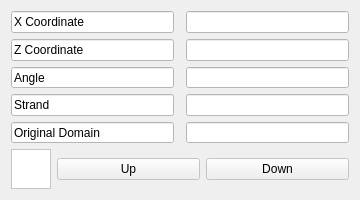
<?xml version="1.0" encoding="UTF-8"?>
<ui version="4.0">
 <class>Dialog</class>
 <widget class="QDialog" name="Dialog">
  <property name="geometry">
   <rect>
    <x>0</x>
    <y>0</y>
    <width>360</width>
    <height>200</height>
   </rect>
  </property>
  <property name="minimumSize">
   <size>
    <width>360</width>
    <height>200</height>
   </size>
  </property>
  <property name="maximumSize">
   <size>
    <width>360</width>
    <height>200</height>
   </size>
  </property>
  <property name="windowTitle">
   <string>Nucleoside Information</string>
  </property>
  <layout class="QGridLayout" name="gridLayout">
   <item row="3" column="2">
    <widget class="QLineEdit" name="strand">
     <property name="enabled">
      <bool>false</bool>
     </property>
     <property name="styleSheet">
      <string notr="true">QLineEdit::disabled{
                            color: rgb(0, 0, 0);
                            background: rgb(255, 255, 255)
                            }
                        </string>
     </property>
     <property name="readOnly">
      <bool>true</bool>
     </property>
    </widget>
   </item>
   <item row="4" column="2">
    <widget class="QLineEdit" name="original_domain">
     <property name="enabled">
      <bool>false</bool>
     </property>
     <property name="styleSheet">
      <string notr="true">QLineEdit::disabled{
                            color: rgb(0, 0, 0);
                            background: rgb(255, 255, 255)
                            }
                        </string>
     </property>
     <property name="readOnly">
      <bool>true</bool>
     </property>
    </widget>
   </item>
   <item row="0" column="0">
    <widget class="QLineEdit" name="lineEdit_2">
     <property name="enabled">
      <bool>false</bool>
     </property>
     <property name="styleSheet">
      <string notr="true">QLineEdit::disabled{
                            color: rgb(0, 0, 0);
                            background: rgb(255, 255, 255)
                            }
                        </string>
     </property>
     <property name="text">
      <string>X Coordinate</string>
     </property>
     <property name="readOnly">
      <bool>true</bool>
     </property>
    </widget>
   </item>
   <item row="4" column="0">
    <widget class="QLineEdit" name="lineEdit_4">
     <property name="enabled">
      <bool>false</bool>
     </property>
     <property name="styleSheet">
      <string notr="true">QLineEdit::disabled{
                            color: rgb(0, 0, 0);
                            background: rgb(255, 255, 255)
                            }
                        </string>
     </property>
     <property name="text">
      <string>Original Domain</string>
     </property>
     <property name="readOnly">
      <bool>true</bool>
     </property>
    </widget>
   </item>
   <item row="1" column="0">
    <widget class="QLineEdit" name="lineEdit_3">
     <property name="enabled">
      <bool>false</bool>
     </property>
     <property name="styleSheet">
      <string notr="true">QLineEdit::disabled{
                            color: rgb(0, 0, 0);
                            background: rgb(255, 255, 255)
                            }
                        </string>
     </property>
     <property name="text">
      <string>Z Coordinate</string>
     </property>
     <property name="readOnly">
      <bool>true</bool>
     </property>
    </widget>
   </item>
   <item row="3" column="0">
    <widget class="QLineEdit" name="lineEdit_5">
     <property name="enabled">
      <bool>false</bool>
     </property>
     <property name="styleSheet">
      <string notr="true">QLineEdit::disabled{
                            color: rgb(0, 0, 0);
                            background: rgb(255, 255, 255)
                            }
                        </string>
     </property>
     <property name="text">
      <string>Strand</string>
     </property>
     <property name="readOnly">
      <bool>true</bool>
     </property>
    </widget>
   </item>
   <item row="2" column="2">
    <widget class="QLineEdit" name="angle">
     <property name="enabled">
      <bool>false</bool>
     </property>
     <property name="styleSheet">
      <string notr="true">QLineEdit::disabled{
                            color: rgb(0, 0, 0);
                            background: rgb(255, 255, 255)
                            }
                        </string>
     </property>
     <property name="readOnly">
      <bool>true</bool>
     </property>
    </widget>
   </item>
   <item row="2" column="0">
    <widget class="QLineEdit" name="lineEdit">
     <property name="enabled">
      <bool>false</bool>
     </property>
     <property name="styleSheet">
      <string notr="true">QLineEdit::disabled{
                            color: rgb(0, 0, 0);
                            background: rgb(255, 255, 255)
                            }
                        </string>
     </property>
     <property name="text">
      <string>Angle</string>
     </property>
     <property name="readOnly">
      <bool>true</bool>
     </property>
    </widget>
   </item>
   <item row="1" column="2">
    <widget class="QLineEdit" name="z_coordinate">
     <property name="enabled">
      <bool>false</bool>
     </property>
     <property name="styleSheet">
      <string notr="true">QLineEdit::disabled{
                            color: rgb(0, 0, 0);
                            background: rgb(255, 255, 255)
                            }
                        </string>
     </property>
     <property name="readOnly">
      <bool>true</bool>
     </property>
    </widget>
   </item>
   <item row="0" column="2">
    <widget class="QLineEdit" name="x_coordinate">
     <property name="enabled">
      <bool>false</bool>
     </property>
     <property name="styleSheet">
      <string notr="true">QLineEdit::disabled{
                            color: rgb(0, 0, 0);
                            background: rgb(255, 255, 255)
                            }
                        </string>
     </property>
     <property name="readOnly">
      <bool>true</bool>
     </property>
    </widget>
   </item>
   <item row="5" column="0" rowspan="2" colspan="3">
    <layout class="QHBoxLayout" name="horizontalLayout">
     <item>
      <widget class="QTextEdit" name="base">
       <property name="enabled">
        <bool>false</bool>
       </property>
       <property name="sizePolicy">
        <sizepolicy hsizetype="Fixed" vsizetype="Fixed">
         <horstretch>0</horstretch>
         <verstretch>0</verstretch>
        </sizepolicy>
       </property>
       <property name="minimumSize">
        <size>
         <width>40</width>
         <height>40</height>
        </size>
       </property>
       <property name="maximumSize">
        <size>
         <width>40</width>
         <height>40</height>
        </size>
       </property>
       <property name="styleSheet">
        <string notr="true">QTextEdit::disabled{
                            color: rgb(0, 0, 0);
                            background: rgb(255, 255, 255)
                            }
                        </string>
       </property>
       <property name="verticalScrollBarPolicy">
        <enum>Qt::ScrollBarAlwaysOff</enum>
       </property>
       <property name="horizontalScrollBarPolicy">
        <enum>Qt::ScrollBarAlwaysOff</enum>
       </property>
       <property name="undoRedoEnabled">
        <bool>false</bool>
       </property>
       <property name="readOnly">
        <bool>true</bool>
       </property>
      </widget>
     </item>
     <item>
      <widget class="QPushButton" name="up">
       <property name="enabled">
        <bool>false</bool>
       </property>
       <property name="styleSheet">
        <string notr="true">QPushButton::disabled{
                                    color: rgb(0, 0, 0)
                                    }
                                </string>
       </property>
       <property name="text">
        <string>Up</string>
       </property>
       <property name="checkable">
        <bool>true</bool>
       </property>
      </widget>
     </item>
     <item>
      <widget class="QPushButton" name="down">
       <property name="enabled">
        <bool>false</bool>
       </property>
       <property name="styleSheet">
        <string notr="true">QPushButton::disabled{
                                    color: rgb(0, 0, 0)
                                    }
                                </string>
       </property>
       <property name="text">
        <string>Down</string>
       </property>
       <property name="checkable">
        <bool>true</bool>
       </property>
      </widget>
     </item>
    </layout>
   </item>
  </layout>
 </widget>
 <resources/>
 <connections/>
</ui>
